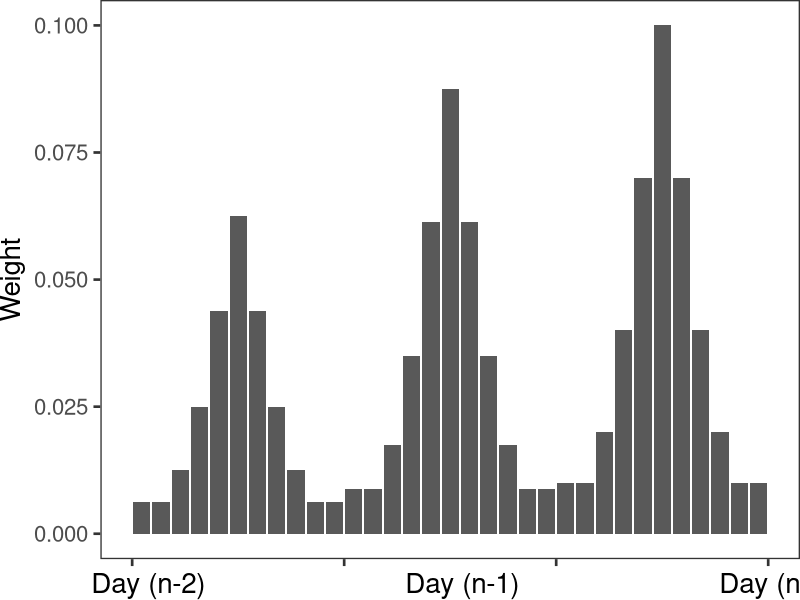

Generate this figure with R:
#!/usr/bin/Rscript
library(tidyverse)

get_weight <- function(day, hour, group) {
  baseHourlyWeight <- case_when (
    hour == 8 ~ 0.025,
    hour == 9 ~ 0.025,
    hour == 10 ~ 0.05,
    hour == 11 ~ 0.1,
    hour == 12 ~ 0.175,
    hour == 13 ~ 0.25,
    hour == 14 ~ 0.175,
    hour == 15 ~ 0.1,
    hour == 16 ~ 0.05,
    hour == 17 ~ 0.025,
    hour == 18 ~ 0.025
  )

  dayGroupDelta <- group - day
  weightCoefficient <- case_when(
    dayGroupDelta == 2 ~ 0.25,
    dayGroupDelta == 1 ~ 0.35,
    dayGroupDelta == 0 ~ 0.4
  )
  
  return (weightCoefficient * baseHourlyWeight)
}

xLabel = 'Day (n-2)                         Day (n-1)                         Day (n)'

p <- expand.grid(Hour = 8:18, Day = 1:3) %>%
  mutate(Index = row_number()) %>%
  mutate(Group = 3) %>%
  mutate(Weight = get_weight(Day, Hour, Group)) %>%
  ggplot(aes(x = Index, y = Weight)) +
    geom_col() +
    theme_bw(base_size = 20) +
    theme(
      plot.margin = unit(c(0,0,0,0), "cm"),
      legend.spacing = unit(0, "mm"),
      panel.grid = element_blank(),
      legend.position = "none",
      legend.justification = "left",
      legend.box.spacing = unit(0, "pt"),
      legend.box.margin = margin(0,0,0,0),
      legend.title = element_blank(),
      axis.text.x = element_blank()
    ) +
    scale_x_continuous(
      name = xLabel,
      breaks = c(0.5, 11.5, 22.5, 33.5),
      limits = c(0.5, 33.5)
    ) +
    scale_y_continuous(
      name = 'Weight',
      breaks = seq(0, 0.1, 0.025),
    )

ggsave('multiday-weights-3-days.pdf', plot=p, width=8, height=2)
